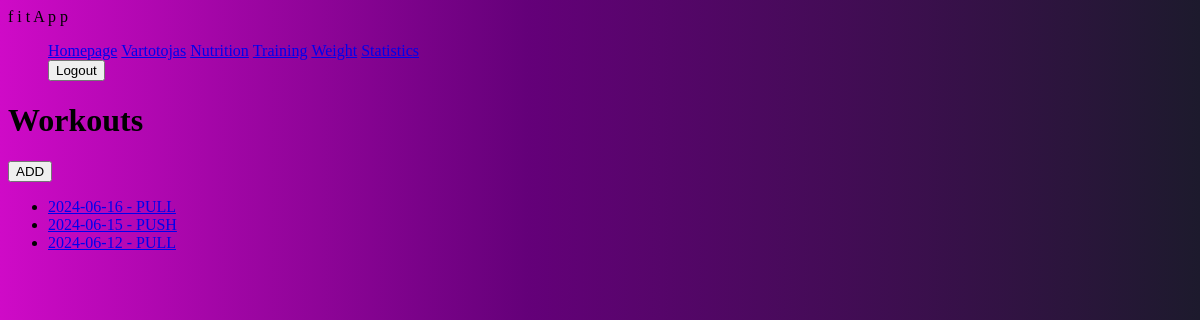
Page /fitness/workouts/ (signed in) on the earlier database version.
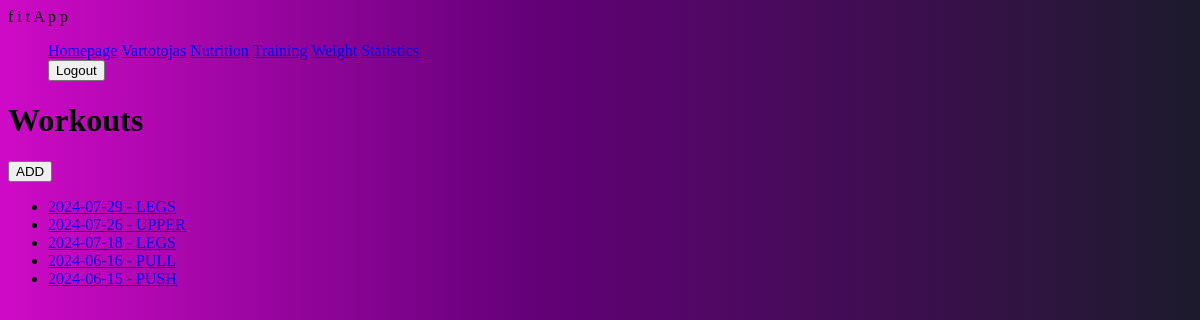
Same page on the later database version.
### fitness/models.py (models this page shows)
class Workout(models.Model):
    date = models.DateField('Date', default=date.today)
    athlete = models.ForeignKey(User, on_delete=models.SET_NULL, null=True, blank=True)
    duration = models.DurationField(null=True, blank=True)
    type = models.ForeignKey(WorkoutType, on_delete=models.SET_NULL, null=True, blank=True)
    def __str__(self):
        return f"{self.date} - {self.type}"

class WorkoutType(models.Model):
    name = models.CharField('Name', max_length=20)
    description = models.CharField('Workout type', null=True, blank=True, max_length=300)
    def __str__(self):
        return f"{self.name}"

### fitness/views.py (the view)
# urls.py: path('workouts/', views.WorkoutListView.as_view(), name='workouts'),
class WorkoutListView(LoginRequiredMixin, ListView):
    model = Workout
    template_name = 'workouts.html'
    def get_queryset(self):
        return Workout.objects.filter(athlete=self.request.user).order_by('-date')

### templates/workouts.html
{% extends "base.html" %}
{% block content %}
    <h1>Workouts</h1>
     <a href="{% url 'workout-add' %}"><button>ADD</button></a>
    {% if workout_list %}
    <ul>
        {% for workout in workout_list %}
            <li id="days">
            <a  href="{% url 'workout-details' workout.pk %}">{{ workout|stringformat:'s' }} </a>
            </li>
        {% endfor %}
    </ul>
    {% else %}
      <p>You have not recorded your training yet.</p>
    {% endif %}
{% endblock %}

### templates/base.html (shortened to what this page needs)
<!DOCTYPE html>
<html>
<head>
  {% load static %}
  <link rel="stylesheet" href="{% static 'css/styles.css' %}">
</head>
<body>
 <nav class="navbar" >
  <div class="container-fluid">
    <a class="navbar-brand">f i t A p p</a>
    <ul class="navbar-nav mx-2">
      <li class="nav-item active"><a class="nav-link" href="{% url 'index' %}">Homepage</a></li>
      {% if user.is_authenticated %}
          <li class="nav-item">
              <a class="nav-link" href="{% url 'profile' %}">{{ user.get_username }}</a>
          </li>
          <li class="nav-item active"><a class="nav-link" href="{% url 'nutrition' %}">Nutrition</a></li>
          <li class="nav-item active"><a class="nav-link" href="{% url 'workouts' %}">Training</a></li>
          <li class="nav-item active"><a class="nav-link" href="{% url 'weighting' %}">Weight</a></li>
          <li class="nav-item active"><a class="nav-link" href="{% url 'chart-view' %}">Statistics</a></li>
          <li class="nav-item">
            <form method="post" action="{% url 'logout' %}">
                <button type="submit" id="destroy">Logout</button>
            </form>
          </li>
      {% else %}
        <li class="nav-item"><a class="nav-link" href="{% url 'login'%}">Login</a></li>
        <li class="nav-item"><a class="nav-link" href="{% url 'register'%}">Sign up</a></li>
      {% endif %}
    </ul>
  </div>
 </nav>
 <div class="col-sm-10 ">
      {% block content %}
      {% endblock %}
 </div>
</body>
</html>

### fitness/static/css/styles.css (style rules this page uses)
body { background: linear-gradient(90deg, rgba(207,10,199,1) 0%, rgba(100,0,121,1) 44%, rgba(29,26,45,1) 100%); }
li.nav-item { display: inline; }

Differences in the rows shown:
removed Workout: date+type "2024-06-12 - PULL"
added Workout: date+type "2024-07-29 - LEGS"
added Workout: date+type "2024-07-26 - UPPER"
added Workout: date+type "2024-07-18 - LEGS"
